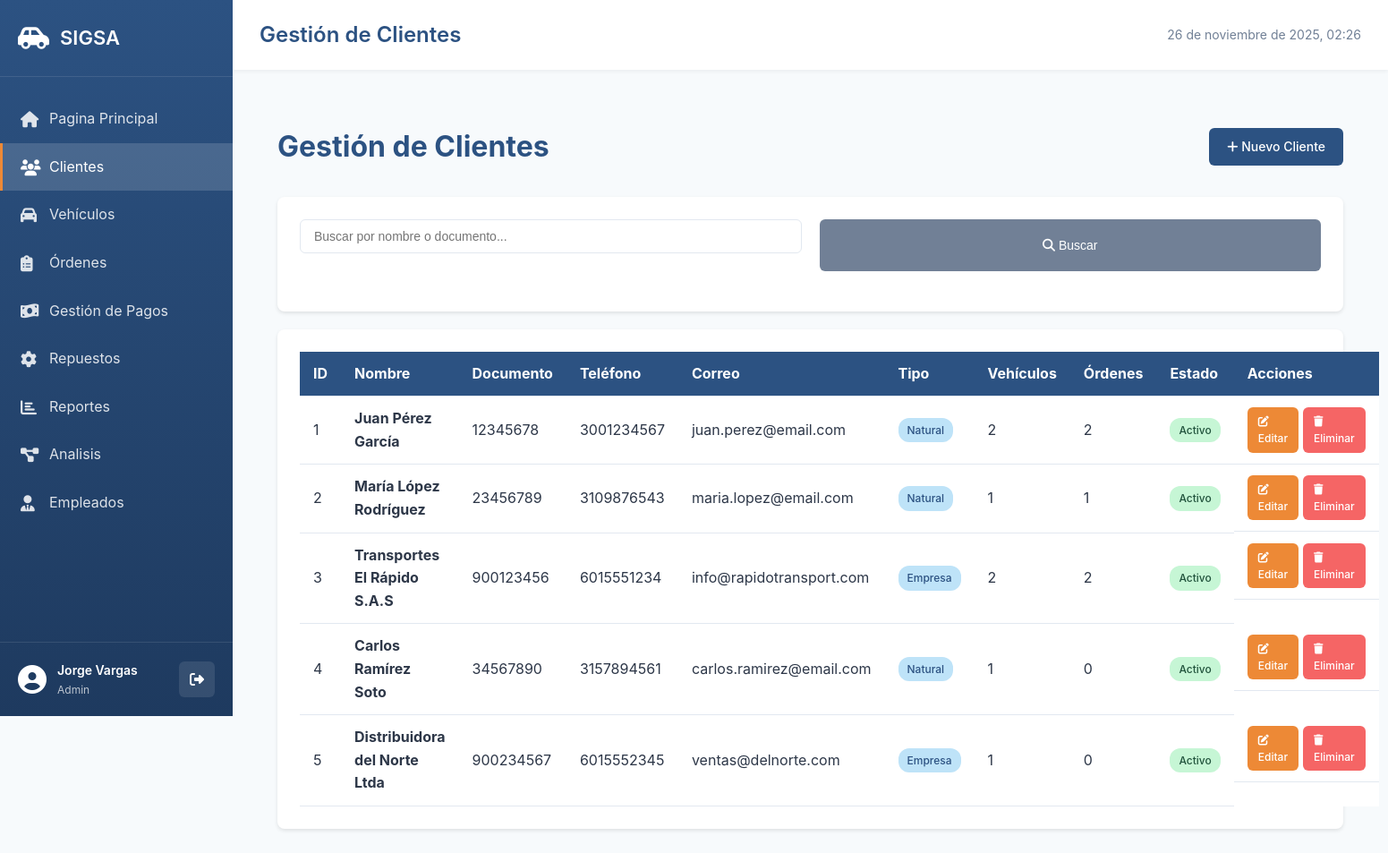
Screenshot of /pages/clientes/index.php (signed in) with the database file from the repository.
### tables this page shows
CREATE TABLE Clientes (
    id_cliente INT AUTO_INCREMENT PRIMARY KEY,
    nombre VARCHAR(200) NOT NULL,
    documento VARCHAR(20) NOT NULL UNIQUE,
    telefono VARCHAR(20),
    correo VARCHAR(100),
    tipo_cliente ENUM('natural', 'empresa') DEFAULT 'natural',
    direccion TEXT,
    fecha_registro TIMESTAMP DEFAULT CURRENT_TIMESTAMP,
    estado ENUM('activo', 'inactivo') DEFAULT 'activo',
    INDEX idx_documento (documento),
    INDEX idx_nombre (nombre)
);

### pages/clientes/index.php (the view, shortened to what this page needs)
<?php
$db = getDB();
$search = $_GET['search'] ?? '';
$whereClause = '';
$params = [];
$stmt = $db->prepare("
    SELECT
        c.*,
        COUNT(DISTINCT v.id_vehiculo) AS total_vehiculos,
        COUNT(DISTINCT o.id_orden) AS total_ordenes
    FROM Clientes c
    LEFT JOIN Vehiculos v ON c.id_cliente = v.id_cliente
    LEFT JOIN OrdenesServicio o ON v.id_vehiculo = o.id_vehiculo
    $whereClause
    GROUP BY c.id_cliente
    ORDER BY c.fecha_registro DESC
");
$stmt->execute($params);
$clientes = $stmt->fetchAll();
include __DIR__ . '/../../includes/header.php';
?>
<div class="container">
    <div class="page-header">
        <h1>Gestión de Clientes</h1>
        <a href="create.php" class="btn btn-primary">
            <i class="fas fa-plus"></i> Nuevo Cliente
        </a>
    </div>
    <div class="card">
        <div class="card-body">
            <form method="GET" class="search-form">
                <div class="form-row">
                    <div class="form-group">
                        <input
                            type="text"
                            name="search"
                            placeholder="Buscar por nombre o documento..."
                            value="<?= htmlspecialchars($search) ?>"
                            class="form-control"
                        >
                    </div>
                    <button type="submit" class="btn btn-secondary">
                        <i class="fas fa-search"></i> Buscar
                    </button>
                </div>
            </form>
        </div>
    </div>
    <div class="card">
        <div class="card-body">
            <div class="table-responsive">
                <table class="table">
                    <thead>
                        <tr>
                            <th>ID</th>
                            <th>Nombre</th>
                            <th>Documento</th>
                            <th>Teléfono</th>
                            <th>Correo</th>
                            <th>Tipo</th>
                            <th>Vehículos</th>
                            <th>Órdenes</th>
                            <th>Estado</th>
                            <th>Acciones</th>
                        </tr>
                    </thead>
                    <tbody>
                        <?php foreach ($clientes as $cliente): ?>
                        <tr>
                            <td><?= $cliente['id_cliente'] ?></td>
                            <td><strong><?= htmlspecialchars($cliente['nombre']) ?></strong></td>
                            <td><?= htmlspecialchars($cliente['documento']) ?></td>
                            <td><?= htmlspecialchars($cliente['telefono']) ?></td>
                            <td><?= htmlspecialchars($cliente['correo']) ?></td>
                            <td><span class="badge badge-info"><?= ucfirst($cliente['tipo_cliente']) ?></span></td>
                            <td><?= $cliente['total_vehiculos'] ?></td>
                            <td><?= $cliente['total_ordenes'] ?></td>
                            <td>
                                <span class="badge badge-<?= $cliente['estado'] === 'activo' ? 'success' : 'secondary' ?>">
                                    <?= ucfirst($cliente['estado']) ?>
                                </span>
                            </td>
                            <td class="actions">
                                <a href="edit.php?id=<?= $cliente['id_cliente'] ?>" class="btn btn-sm btn-warning">
                                    <i class="fas fa-edit"></i> Editar
                                </a>
                                <a href="delete.php?id=<?= $cliente['id_cliente'] ?>" class="btn btn-sm btn-danger"
                                   onclick="return confirm('¿Está seguro de eliminar este cliente?')">
                                    <i class="fas fa-trash"></i> Eliminar
                                </a>
                            </td>
                        </tr>
                        <?php endforeach; ?>
                    </tbody>
                </table>
            </div>
        </div>
    </div>
</div>
<?php include __DIR__ . '/../../includes/footer.php'; ?>

### assets/css/style.css (style rules this page uses)
* { margin: 0; padding: 0; box-sizing: border-box; }
:root { --primary-color: #2c5282; --secondary-color: #4a90b5; --success-color: #48bb78; --danger-color: #f56565; --warning-color: #ed8936; --info-color: #4299e1; --dark-color: #2d3748; --light-color: #f7fafc; --border-color: #e2e8f0; --text-color: #2d3748; --text-secondary: #718096; }
body { font-family: -apple-system, BlinkMacSystemFont, 'Segoe UI', 'Roboto', 'Oxygen', 'Ubuntu', sans-serif; background-color: #f7fafc; color: var(--text-color); line-height: 1.6; }
.container { max-width: 1400px; margin: 0 auto; padding: 30px 20px; }
.page-header { display: flex; justify-content: space-between; align-items: center; margin-bottom: 30px; }
.page-header h1 { color: var(--primary-color); font-size: 32px; }
.card { background: white; border-radius: 8px; box-shadow: 0 2px 4px rgba(0,0,0,0.1); margin-bottom: 20px; }
.card-body { padding: 25px; }
.btn { padding: 10px 20px; border: none; border-radius: 6px; font-size: 14px; font-weight: 500; cursor: pointer; text-decoration: none; display: inline-block; transition: all 0.3s; }
.btn-primary { background-color: var(--primary-color); color: white; }
.btn-secondary { background-color: #718096; color: white; }
.btn-danger { background-color: var(--danger-color); color: white; }
.btn-warning { background-color: var(--warning-color); color: white; }
.btn-sm { padding: 6px 12px; font-size: 12px; }
.form-group { margin-bottom: 20px; }
.form-row { display: grid; grid-template-columns: repeat(auto-fit, minmax(250px, 1fr)); gap: 20px; margin-bottom: 20px; }
.form-group input, .form-group select, .form-group textarea { width: 100%; padding: 10px 15px; border: 1px solid var(--border-color); border-radius: 6px; font-size: 14px; transition: border-color 0.3s; }
.table { width: 100%; border-collapse: collapse; background: white; }
.table thead { background-color: var(--primary-color); color: white; }
.table th, .table td { padding: 12px 15px; text-align: left; border-bottom: 1px solid var(--border-color); }
.table .actions { display: flex; gap: 5px; }
.badge { padding: 4px 10px; border-radius: 12px; font-size: 12px; font-weight: 500; display: inline-block; }
.badge-success { background-color: #c6f6d5; color: #22543d; }
.badge-info { background-color: #bee3f8; color: #2c5282; }

### rows the page displays
clientes: id_cliente "1", nombre "Juan Pérez García", documento "12345678", telefono "3001234567", correo "juan.perez@email.com", tipo_cliente "Natural", total_vehiculos "2", total_ordenes "2", estado "Activo"
clientes: id_cliente "2", nombre "María López Rodríguez", documento "23456789", telefono "3109876543", correo "maria.lopez@email.com", tipo_cliente "Natural", total_vehiculos "1", total_ordenes "1", estado "Activo"
clientes: id_cliente "3", nombre "Transportes El Rápido S.A.S", documento "900123456", telefono "6015551234", correo "info@rapidotransport.com", tipo_cliente "Empresa", total_vehiculos "2", total_ordenes "2", estado "Activo"
clientes: id_cliente "4", nombre "Carlos Ramírez Soto", documento "34567890", telefono "3157894561", correo "carlos.ramirez@email.com", tipo_cliente "Natural", total_vehiculos "1", total_ordenes "0", estado "Activo"
clientes: id_cliente "5", nombre "Distribuidora del Norte Ltda", documento "900234567", telefono "6015552345", correo "ventas@delnorte.com", tipo_cliente "Empresa", total_vehiculos "1", total_ordenes "0", estado "Activo"

### other values shown
$currentUser['nombre'] "Jorge Vargas"
$currentUser['rol'] "Admin"
$pageTitle "Gestión de Clientes"
